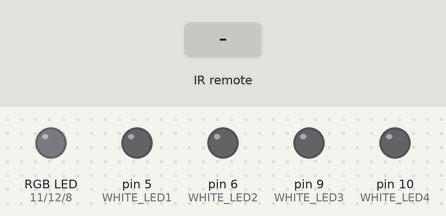
The sketch below on a simulated Arduino Uno, built with avr-gcc and run on an emulated ATmega328P. On the bench: an RGB LED mixed from three pins (HIGH = lit), output pins drawn as LEDs (lit = HIGH). The inputs (shaded band) are chosen by the test bench.

Above: at 1.2 s.
1.3 s: infrared code 0xFF9867 received
At 2.4 s:
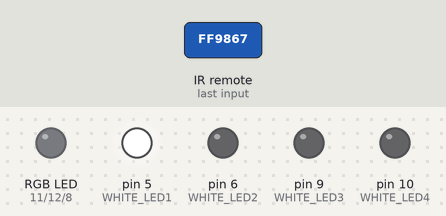
2.8 s: infrared code 0xFFE01F received
At 3.5 s:
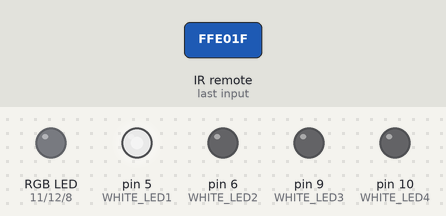
4.3 s: infrared code 0xFF9867 received
At 4.6 s:
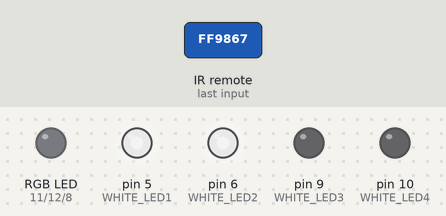
5.8 s: infrared code 0xFFE01F received
At 7.0 s:
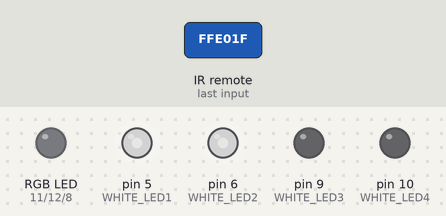
7.3 s: infrared code 0xFF6897 received
At 8.1 s:
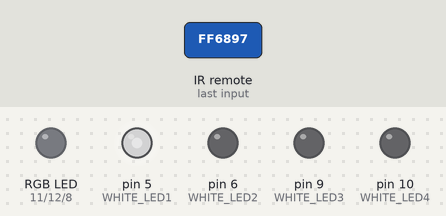
Timing chart, 0 to 9.8 s (numbered marks = the images above; inputs shaded):
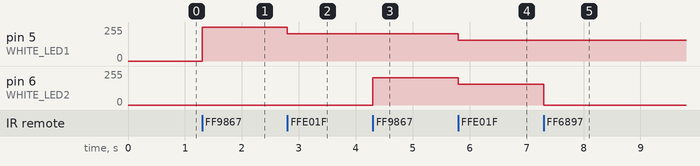

The sketch:

source_code.ino
```cpp
#include <IRremote.h>

// Define the IR receiver pin and create the IRrecv object
#define RECV_PIN 13
IRrecv irrecv(RECV_PIN);

// Define the LED pins (using analog pins for white LEDs)
#define WHITE_LED1 5
#define WHITE_LED2 6
#define WHITE_LED3 9
#define WHITE_LED4 10
#define RGB_LED_R 11
#define RGB_LED_G 12
#define RGB_LED_B 8

// Define the IR remote button codes
#define VOL_UP 0xFF9867
#define VOL_DOWN 0xFF6897
#define DECREASE_BRIGHTNESS 0xFFE01F
#define INCREASE_BRIGHTNESS 0xFFA857

// Define the state variable
int state = 0;

// Define the brightness levels for the white LEDs
int whiteLedBrightness[4] = {255, 255, 255, 255};  // Initial brightness level

void setup() {
  // Initialize the IR receiver
  irrecv.enableIRIn();

  // Initialize the LEDs as outputs
  pinMode(WHITE_LED1, OUTPUT);
  pinMode(WHITE_LED2, OUTPUT);
  pinMode(WHITE_LED3, OUTPUT);
  pinMode(WHITE_LED4, OUTPUT);
  pinMode(RGB_LED_R, OUTPUT);
  pinMode(RGB_LED_G, OUTPUT);
  pinMode(RGB_LED_B, OUTPUT);

  // Turn off all LEDs initially
  analogWrite(WHITE_LED1, 0);
  analogWrite(WHITE_LED2, 0);
  analogWrite(WHITE_LED3, 0);
  analogWrite(WHITE_LED4, 0);
  digitalWrite(RGB_LED_R, LOW);
  digitalWrite(RGB_LED_G, LOW);
  digitalWrite(RGB_LED_B, LOW);
}

void loop() {
  decode_results results;
  if (irrecv.decode(&results)) {
    if (results.value == VOL_UP) {
      state++;
    } else if (results.value == VOL_DOWN) {
      state--;
      if (state < 0) state = 0;  // Ensure state doesn't go below 0
    } else if (results.value == DECREASE_BRIGHTNESS) {
      // Decrease the brightness of the white LEDs
      for (int i = 0; i < 4; i++) {
        if (whiteLedBrightness[i] > 0) {
          whiteLedBrightness[i] -= 50;  // Decrease brightness by 50 units
          if (whiteLedBrightness[i] < 0) whiteLedBrightness[i] = 0;  // Ensure brightness doesn't go below 0
        }
      }
    } else if (results.value == INCREASE_BRIGHTNESS) {
      // Increase the brightness of the white LEDs
      for (int i = 0; i < 4; i++) {
        if (whiteLedBrightness[i] < 255) {
          whiteLedBrightness[i] += 50;  // Increase brightness by 50 units
          if (whiteLedBrightness[i] > 255) whiteLedBrightness[i] = 255;  // Ensure brightness doesn't go above 255
        }
      }
    }

    // Turn off all LEDs
    analogWrite(WHITE_LED1, 0);
    analogWrite(WHITE_LED2, 0);
    analogWrite(WHITE_LED3, 0);
    analogWrite(WHITE_LED4, 0);
    digitalWrite(RGB_LED_R, LOW);
    digitalWrite(RGB_LED_G, LOW);
    digitalWrite(RGB_LED_B, LOW);

    // Turn on the appropriate LEDs based on the state
    if (state >= 1) analogWrite(WHITE_LED1, whiteLedBrightness[0]);
    if (state >= 2) analogWrite(WHITE_LED2, whiteLedBrightness[1]);
    if (state >= 3) analogWrite(WHITE_LED3, whiteLedBrightness[2]);
    if (state >= 4) analogWrite(WHITE_LED4, whiteLedBrightness[3]);
    if (state >= 5 && state % 3 == 2) digitalWrite(RGB_LED_B, HIGH);
    if (state >= 6 && state % 3 == 0) digitalWrite(RGB_LED_G, HIGH);
    if (state >= 7 && state % 3 == 1) digitalWrite(RGB_LED_R, HIGH);

    irrecv.resume();  // Receive the next value
  }
}
```

Measured:
- after the input at 1.3 s, pin 5 (WHITE_LED1): 0/255 → 255/255 at once
- after the input at 2.8 s, pin 5 (WHITE_LED1): 255/255 → 205/255 at once
- after the input at 4.3 s, pin 6 (WHITE_LED2): 0/255 → 205/255 at once
- after the input at 5.8 s, pin 5 (WHITE_LED1), pin 6 (WHITE_LED2): 205/255 → 155/255 at once
- after the input at 7.3 s, pin 6 (WHITE_LED2): 155/255 → 0/255 at once
